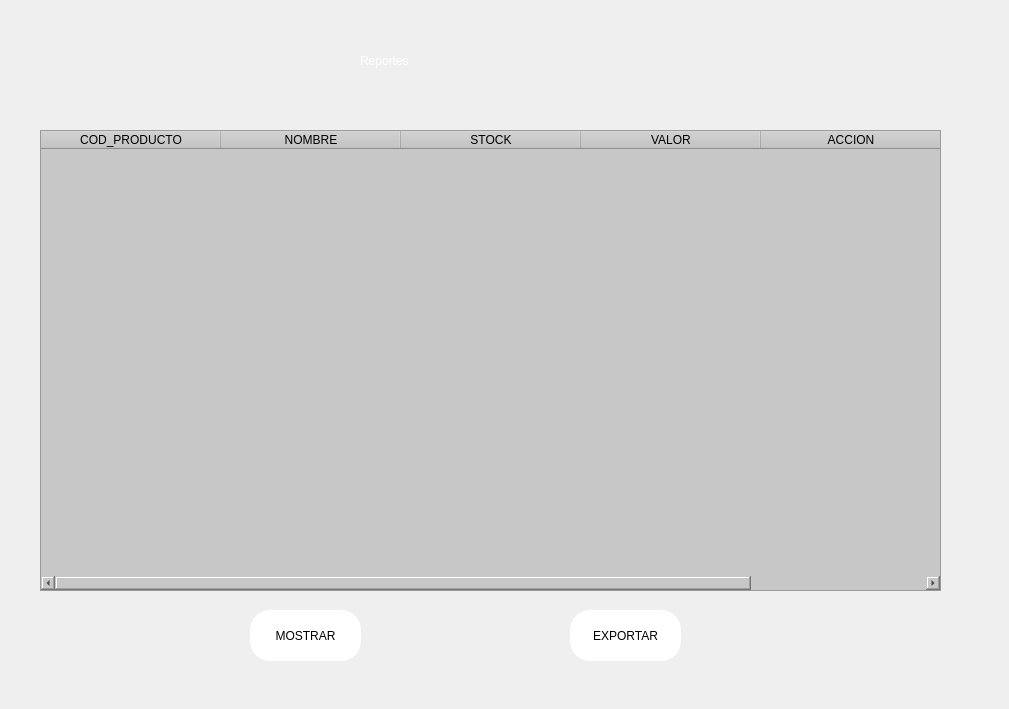
    <widget class="QWidget" name="tab_3">
     <attribute name="title">
      <string>Reportes</string>
     </attribute>
     <widget class="QLabel" name="label_43">
      <property name="geometry">
       <rect>
        <x>0</x>
        <y>0</y>
        <width>1000</width>
        <height>700</height>
       </rect>
      </property>
      <property name="styleSheet">
       <string notr="true">background-image: url(C:/Users/User/Downloads/home.jpg);
background-repeat: no-repeat;
background-position: center center;
background-size: cover;</string>
      </property>
      <property name="text">
       <string/>
      </property>
      <property name="pixmap">
       <pixmap>../../Downloads/Downloads/principal.png</pixmap>
      </property>
      <property name="scaledContents">
       <bool>true</bool>
      </property>
     </widget>
     <widget class="QTableWidget" name="table_REPORTE">
      <property name="geometry">
       <rect>
        <x>40</x>
        <y>130</y>
        <width>901</width>
        <height>461</height>
       </rect>
      </property>
      <property name="font">
       <font>
        <weight>50</weight>
        <bold>false</bold>
       </font>
      </property>
      <property name="styleSheet">
       <string notr="true">background-color: rgb(199, 199, 199);</string>
      </property>
      <property name="dragEnabled">
       <bool>false</bool>
      </property>
      <property name="sortingEnabled">
       <bool>false</bool>
      </property>
      <attribute name="horizontalHeaderCascadingSectionResizes">
       <bool>false</bool>
      </attribute>
      <attribute name="horizontalHeaderDefaultSectionSize">
       <number>180</number>
      </attribute>
      <attribute name="horizontalHeaderMinimumSectionSize">
       <number>39</number>
      </attribute>
      <column>
       <property name="text">
        <string>COD_PRODUCTO</string>
       </property>
      </column>
      <column>
       <property name="text">
        <string>NOMBRE</string>
       </property>
      </column>
      <column>
       <property name="text">
        <string>STOCK</string>
       </property>
      </column>
      <column>
       <property name="text">
        <string>VALOR</string>
       </property>
      </column>
      <column>
       <property name="text">
        <string>ACCION</string>
       </property>
      </column>
     </widget>
     <widget class="QPushButton" name="bt_MOSTRAR_REPORTE">
      <property name="geometry">
       <rect>
        <x>250</x>
        <y>610</y>
        <width>111</width>
        <height>51</height>
       </rect>
      </property>
      <property name="styleSheet">
       <string notr="true">border-radius:20px;
font: 14pt &quot;MS Shell Dlg 2&quot;;
background-color: rgb(255, 255, 255);</string>
      </property>
      <property name="text">
       <string>MOSTRAR</string>
      </property>
     </widget>
     <widget class="QLabel" name="label_44">
      <property name="geometry">
       <rect>
        <x>360</x>
        <y>0</y>
        <width>271</width>
        <height>121</height>
       </rect>
      </property>
      <property name="styleSheet">
       <string notr="true">font: 90pt &quot;Onyx&quot;;
color: white;</string>
      </property>
      <property name="text">
       <string>Reportes</string>
      </property>
     </widget>
     <widget class="QPushButton" name="bt_exportar">
      <property name="geometry">
       <rect>
        <x>570</x>
        <y>610</y>
        <width>111</width>
        <height>51</height>
       </rect>
      </property>
      <property name="styleSheet">
       <string notr="true">border-radius:20px;
font: 14pt &quot;MS Shell Dlg 2&quot;;
background-color: rgb(255, 255, 255);</string>
      </property>
      <property name="text">
       <string>EXPORTAR</string>
      </property>
     </widget>
    </widget>
